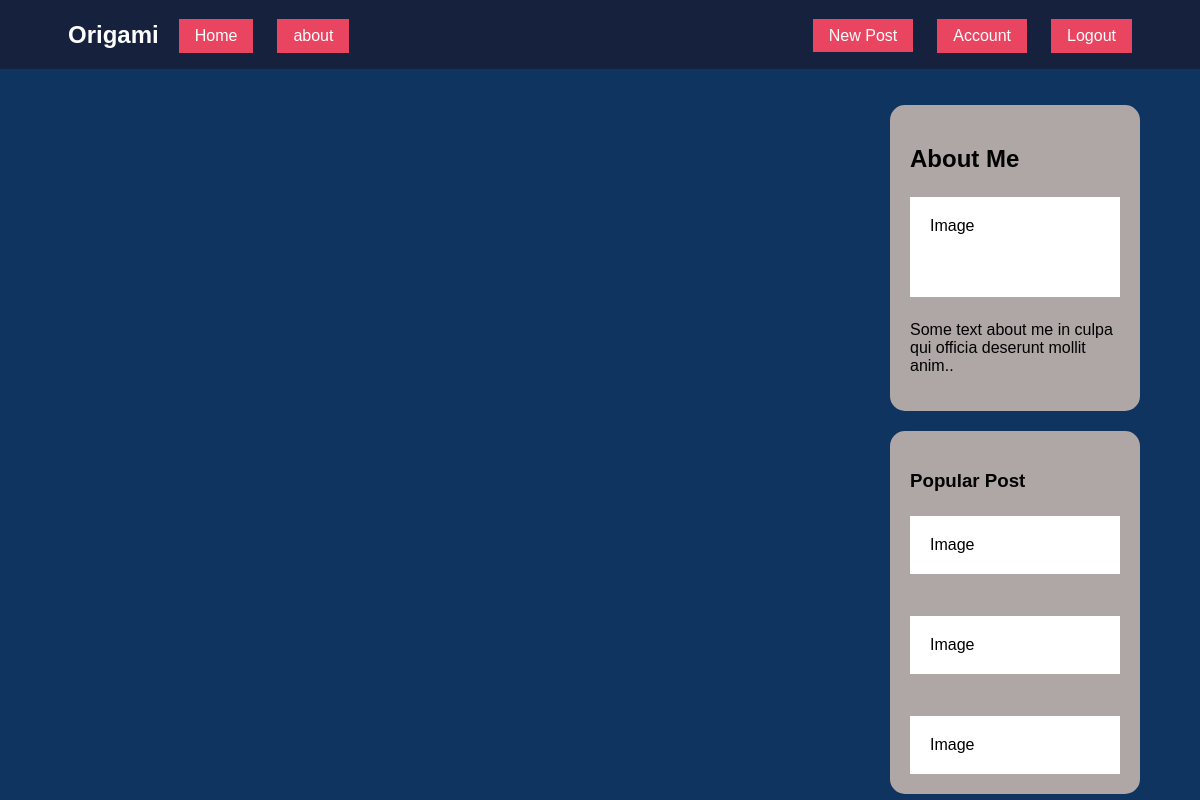
The page /home (signed in) on the database as committed earlier.
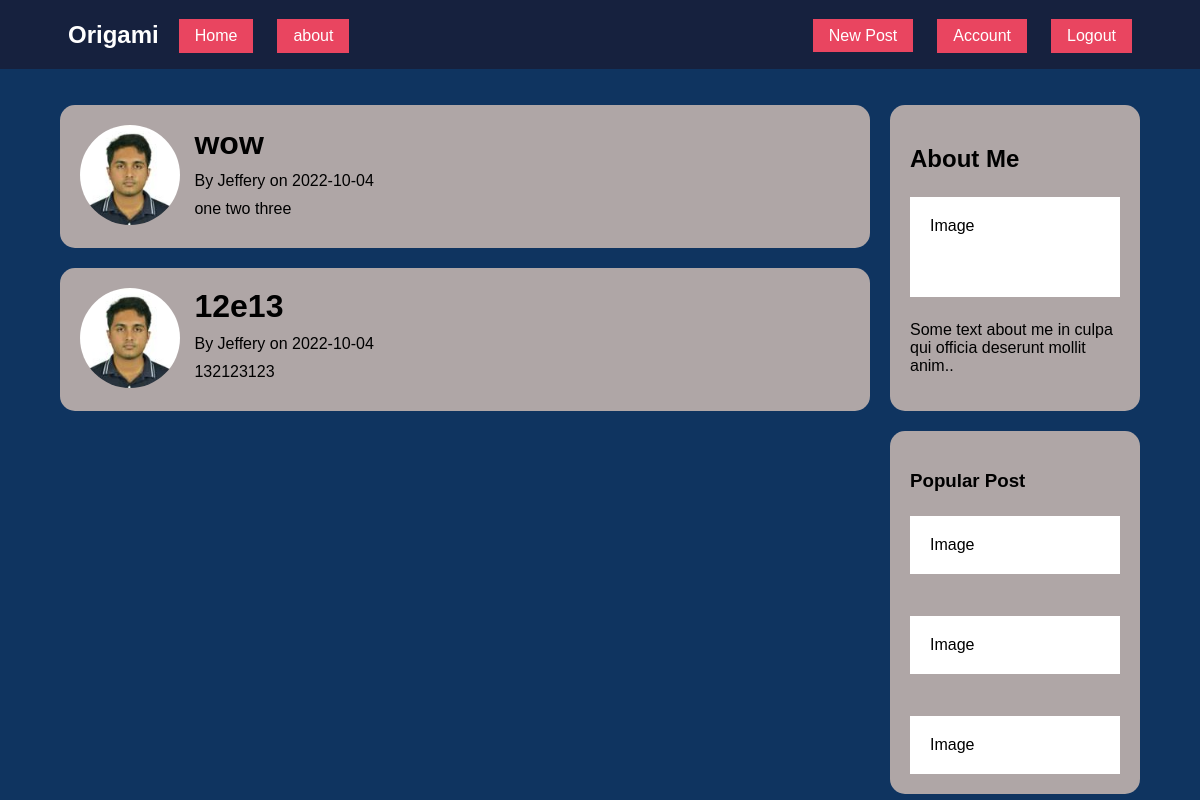
The same page on the database as committed later.
### origami/models.py (models this page shows, shortened)
class Post(db.Model):
    id = db.Column(db.Integer, primary_key=True)
    title = db.Column(db.String(100), nullable=False)
    date_posted = db.Column(db.DateTime, nullable=False, default=datetime.utcnow)
    content = db.Column(db.Text, nullable=False)
    user_id = db.Column(db.Integer, db.ForeignKey('user.id'), nullable=False)
    def __repr__(self):
        return f"Post('{self.title}','{self.content}','{self.date_posted}')"

class User(db.Model, UserMixin):
    id = db.Column(db.Integer, primary_key=True)
    username = db.Column(db.String(20), unique=True, nullable=False)
    email = db.Column(db.String(120), unique=True, nullable=False)
    image_file = db.Column(db.String(20), nullable=False, default='default.jpg')
    password = db.Column(db.String(60), nullable=False)
    posts = db.relationship('Post', backref='author', lazy=True)

### origami/routes.py (the view)
@app.route("/")
@app.route("/home")
def home():
    origami = Post.query.all()
    print(origami)
    return render_template('home.html', posts=origami)

### origami/models.py (called while the page is built)
@login_manager.user_loader
def load_user(user_id):
    return User.query.get(int(user_id))

### origami/templates/home.html
{% extends "layout.html" %}
{% block content %}
<div class="leftcolumn">
    {% for post in posts %}
        <div class="card">
            <img src="{{url_for('static',filename='profile_pics/'+ current_user.image_file)}}" class="profile-pic image-size" alt="users profile pics">
            <div class="text-file">
                <h1>{{ post.title }}</h1>
                <p>By {{ post.author.username }} on {{ post.date_posted.strftime('%Y-%m-%d') }}</p>
                <p>{{ post.content }}</p>
            </div>
        </div>
    {% endfor %}
</div>
{% endblock content %}

### origami/templates/layout.html (shortened to what this page needs)
<!DOCTYPE html>
<html lang="en">
<head>
    <link rel="stylesheet" type="text/css" href="{{url_for('static',filename='css/style.css')}}">
</head>
<body>
    {% include 'header.html'%}
    <div class="container">
        <div class="row">
            {% block content %}{% endblock content %}
            <div class="rightcolumn">
                <div class="card">
                    <h2>About Me</h2>
                    <div class="fakeimg" style="height: 100px">Image</div>
                    <p>
                        Some text about me in culpa qui officia deserunt mollit anim..
                    </p>
                </div>
                <div class="card">
                    <h3>Popular Post</h3>
                    <div class="fakeimg">Image</div>
                    <br />
                    <div class="fakeimg">Image</div>
                    <br />
                    <div class="fakeimg">Image</div>
                </div>
            </div>
        </div>
    </div>
</body>
</html>

### origami/templates/header.html
<nav>
    <div class="container">
        <ul class="site-nav">
            <strong>Origami</strong>
            <li><a href="{{url_for('home')}}">Home</a></li>
            <li><a href="{{url_for('about')}}">about</a></li>
            {% if current_user.is_authenticated %}
                <li class="nav-right"><a href="{{url_for('new_post')}}">New Post</a></li>
                <li><a href="{{url_for('account')}}">Account</a></li>
                <li><a href="{{url_for('logout')}}">Logout</a></li>
            {% else %}
                <li class="nav-right"><a href="{{url_for('register')}}">Register</a></li>
                <li><a href="{{url_for('login')}}">Login</a></li>
            {% endif %}
        </ul>
    </div>
</nav>

### origami/static/css/style.css (style rules this page uses)
:root { box-sizing: border-box; }
body { margin: 0; background-color: #0F3460; font-family: Arial, Helvetica, sans-serif; }
body * + * { margin-top: 1.5em; }
.container { max-width:1080px; margin: 0 auto; }
nav { background-color: #16213E; padding-top: 1px; }
.site-nav { margin-top: 0; display:flex; padding: .5em; list-style-type:none; border-radius: .2em; }
.site-nav > li { margin-top:0; }
.site-nav > strong { display: block; margin-right: 20px; padding: .5em 0; color: white; font-size: x-large; }
.site-nav > li > a { display: block; margin-top: 10px; padding: .5em 1em; align-items: baseline; background-color: #E94560; color:white; text-decoration: none; }
.site-nav > li + li { margin-left:1.5em; }
.site-nav > .nav-right { margin-left:auto; padding: .5em 0; margin-top: 10px; }
.site-nav > .nav-right > a { display: inline; }
.leftcolumn { float:left; width:75%; margin-top: 0; }
.rightcolumn { float:right; width:25%; padding-left: 20px; margin: 0; }
.fakeimg { background-color: white; width: 100%; padding: 20px; }
.card { background-color: #afa6a6; padding: 20px; margin-top: 20px; border-radius: 15px; }
.row:after { content: ""; display: table; clear: both; }
.profile-pic { display: inline-block; vertical-align:top; border-radius: 50%; }
.text-file { display: inline-block; margin: 0; margin-left: 10px; }
.text-file h1, .text-file p { margin: 0 0 10px 0; }
.card:after { content: ""; display: table; clear: both; }
.image-size { width: 100px; }

Rows that differ between the two databases and show on the page:
added Post: image_file (picture), title "wow", author.username "Jeffery", date_posted "2022-10-04", content "one two three"
added Post: image_file (picture), title "12e13", author.username "Jeffery", date_posted "2022-10-04", content "132123123"
